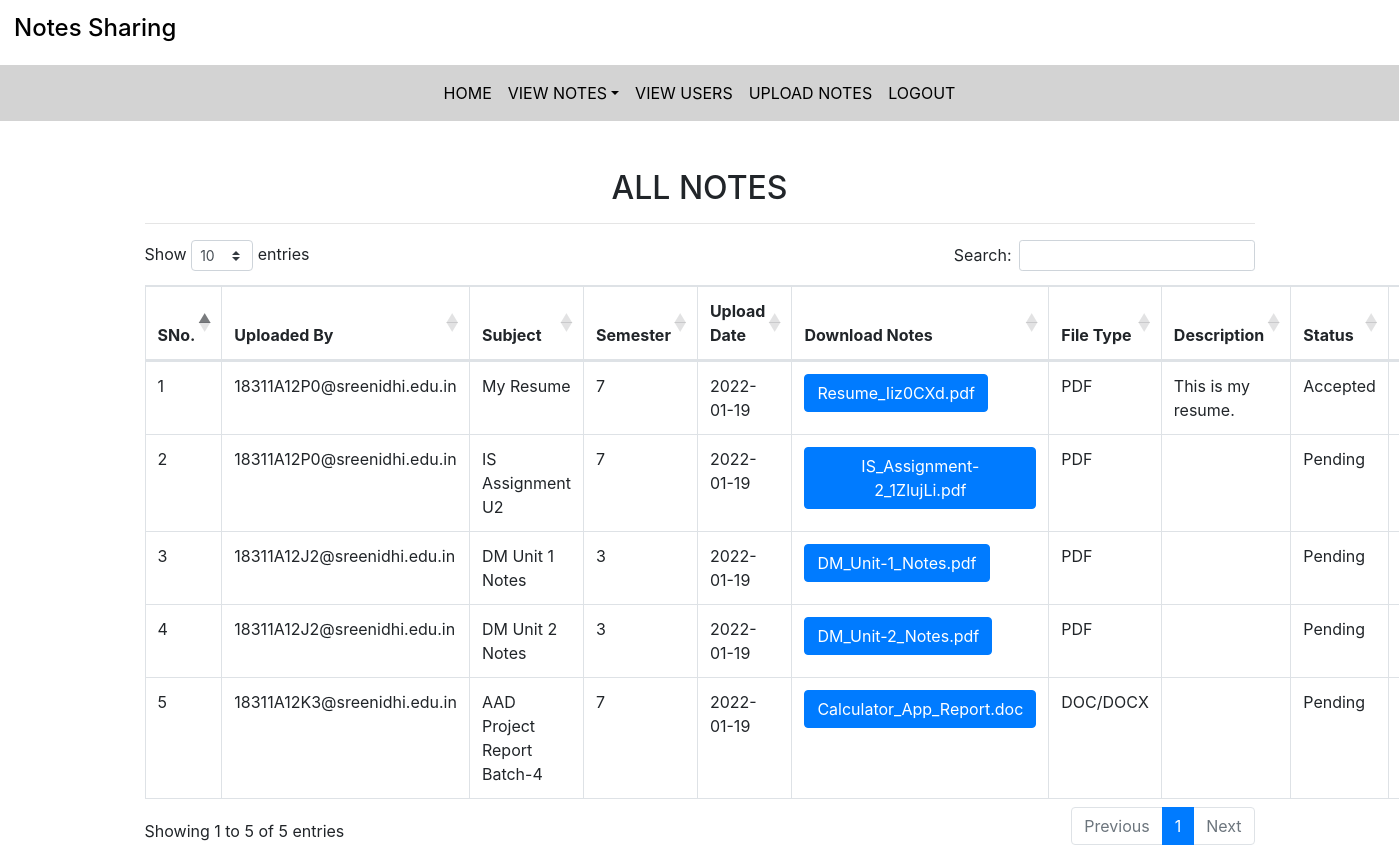
Page /t_allnotes (signed in) on the committed database.
### notes/models.py (models this page shows, shortened)
class Notes(models.Model):
    user=models.ForeignKey(Person,on_delete=models.CASCADE)
    uploadDate=models.CharField(max_length=20,default="null")
    subject=models.CharField(max_length=30,default="null")
    semester=models.CharField(max_length=1,default=0)
    notesFile=models.FileField()
    fileType=models.CharField(max_length=10,default="null")
    description=models.CharField(max_length=100,null=True)
    status=models.CharField(max_length=10,default="null")
    receiverType=models.CharField(max_length=7,default="null")
    sendTo=models.CharField(max_length=40,default="null")

class Person(models.Model):
    user=models.OneToOneField(User,on_delete=models.CASCADE)
    rollno=models.CharField(max_length=10,default="null")
    contact=models.CharField(max_length=10,default="null")
    batch=models.CharField(max_length=4,default="null")
    branch=models.CharField(max_length=30,default="null")
    section=models.CharField(max_length=1,default="n")

### notes/views.py (the view)
# urls.py: path('t_allnotes',t_allnotes,name='t_allnotes'),
def t_allnotes(request):
    if not request.user.is_authenticated:
        return redirect('teacher_login')
    notes=Notes.objects.filter(receiverType="Teacher",sendTo=str(request.user.username))
    d={'notes':notes}
    return render(request,'t_allnotes.html',d)

### notes/templates/t_allnotes.html (shortened to what this page needs)
{% extends 'teacher_nav.html' %}
{% load static%}
{% block body %}
<link rel="stylesheet" href="https://cdnjs.cloudflare.com/ajax/libs/twitter-bootstrap/4.5.2/css/bootstrap.css">
<link rel="stylesheet" href="https://cdn.datatables.net/1.11.3/css/dataTables.bootstrap4.min.css">
<div class="container mt-5">
    <h2 class="text-center">ALL NOTES</h2>
    <hr>
    <table class="table table-bordered" id="myTable">
        <thead>
            <tr>
                <th>SNo.</th>
                <th>Uploaded By</th>
                <th>Subject</th>
                <th>Semester</th>
                <th>Upload Date</th>
                <th>Download Notes</th>
                <th>File Type</th>
                <th>Description</th>
                <th>Status</th>
                <th></th>
            </tr>
        </thead>
        <tbody>
            {% for n in notes %}
            <tr>
                <td>{{forloop.counter}}</td>
                <td>{{n.user.user.username}}</td>
                <td>{{n.subject}}</td>
                <td>{{n.semester}}</td>
                <td>{{n.uploadDate}}</td>
                <td><a href="{{n.notesFile.url}}" class="btn btn-primary" download>{{n.notesFile}}</a></td>
                <td>{{n.fileType}}</td>
                <td>{{n.description}}</td>
                <td>{{n.status}}</td>
                <td><a href="{% url 't_deletenotes' n.id %}" class="btn btn-danger" onclick="return confirm('Do you want to delete {{n.notesFile}} ?')">Delete</a></td>
            </tr>
            {% endfor %}
        </tbody>
    </table>
</div>
{% endblock %}

### rows in the picture
Notes: user.user.username "18311A12P0@sreenidhi.edu.in", subject "My Resume", semester "7", uploadDate "2022-01-19", notesFile "Resume_Iiz0CXd.pdf", fileType "PDF", description "This is my resume.", status "Accepted"
Notes: user.user.username "18311A12P0@sreenidhi.edu.in", subject "IS Assignment U2", semester "7", uploadDate "2022-01-19", notesFile "IS_Assignment-2_1ZlujLi.pdf", fileType "PDF", status "Pending"
Notes: user.user.username "18311A12J2@sreenidhi.edu.in", subject "DM Unit 1 Notes", semester "3", uploadDate "2022-01-19", notesFile "DM_Unit-1_Notes.pdf", fileType "PDF", status "Pending"
Notes: user.user.username "18311A12J2@sreenidhi.edu.in", subject "DM Unit 2 Notes", semester "3", uploadDate "2022-01-19", notesFile "DM_Unit-2_Notes.pdf", fileType "PDF", status "Pending"
Notes: user.user.username "18311A12K3@sreenidhi.edu.in", subject "AAD Project Report Batch-4", semester "7", uploadDate "2022-01-19", notesFile "Calculator_App_Report.doc", fileType "DOC/DOCX", status "Pending"
